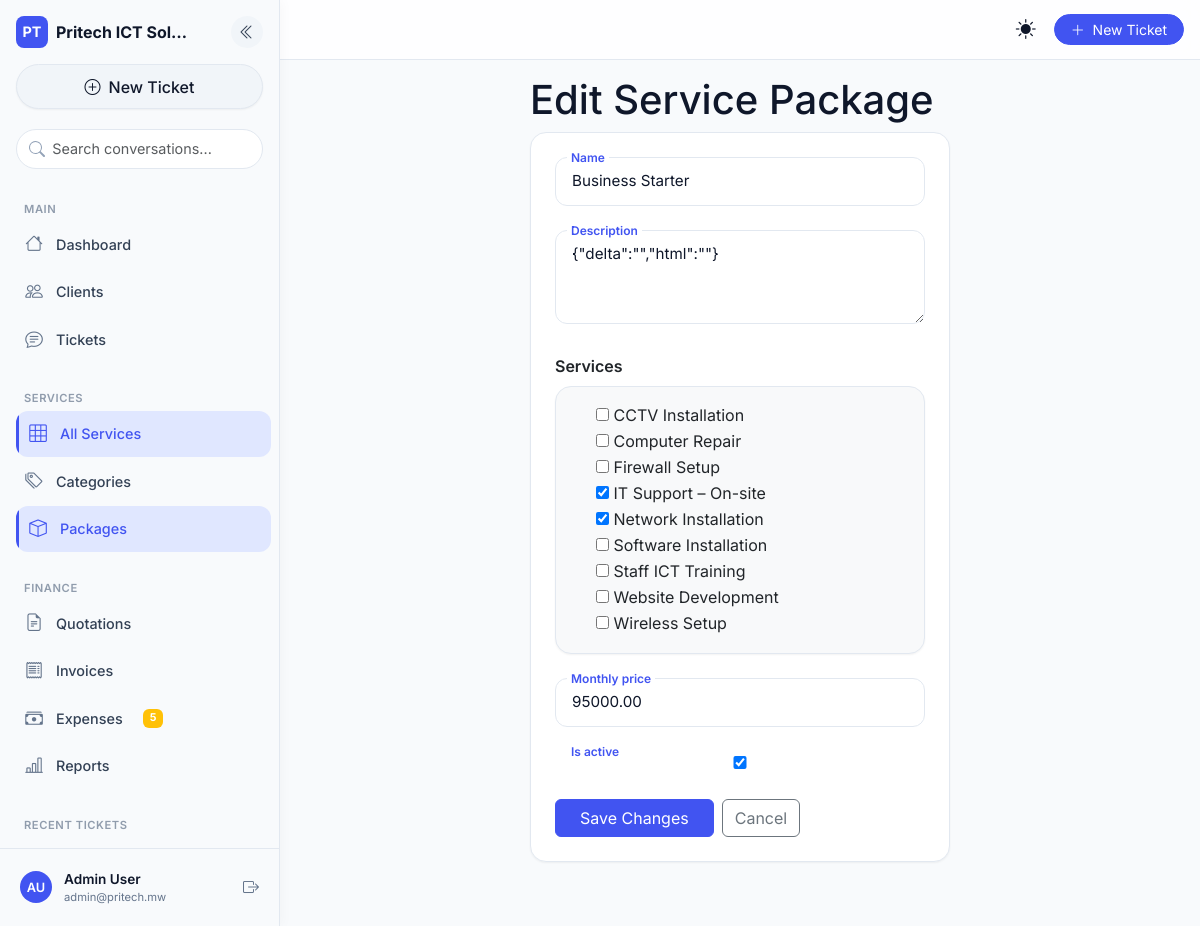
/services/packages/1/edit/ (signed in), run on the app's committed database.
### core/models.py (models this page shows, shortened)
class SiteConfig(models.Model):
    company_name = models.CharField(max_length=200, default='Pritech ICT Solutions')
    tagline = models.CharField(max_length=300, blank=True)
    logo = models.ImageField(upload_to='logo/', null=True, blank=True)
    email = models.EmailField(blank=True)
    phone = models.CharField(max_length=30, blank=True)
    address = models.TextField(blank=True)
    website = models.URLField(blank=True)
    vat_rate = models.DecimalField(max_digits=5, decimal_places=4, default=0.165)
    currency = models.CharField(max_length=10, default='MWK')
    currency_symbol = models.CharField(max_length=5, default='K')
    bank_name = models.CharField(max_length=100, blank=True)
    bank_account = models.CharField(max_length=50, blank=True)
    mobile_money = models.CharField(max_length=50, blank=True)
    invoice_footer = models.TextField(blank=True)
    class Meta:
        verbose_name = 'Site Configuration'
    @classmethod
    def get(cls):
        obj, _ = cls.objects.get_or_create(pk=1)
        return obj

### tickets/models.py (models this page shows, shortened)
class Ticket(models.Model):
    STATUS_CHOICES = [
        ('open', 'Open'),
        ('assigned', 'Assigned'),
        ('in_progress', 'In Progress'),
        ('resolved', 'Resolved'),
        ('closed', 'Closed'),
        ('escalated', 'Escalated'),
    ]
    PRIORITY_CHOICES = [
        ('low', 'Low'),
        ('medium', 'Medium'),
        ('high', 'High'),
        ('critical', 'Critical'),
    ]
    VALID_TRANSITIONS = {
        'open': ['assigned', 'closed'],
        'assigned': ['in_progress', 'open'],
        'in_progress': ['resolved', 'escalated', 'assigned'],
        'resolved': ['closed', 'open'],
        'escalated': ['in_progress', 'assigned'],
        'closed': ['open'],
    }
    ticket_number = models.CharField(max_length=20, unique=True, blank=True)
    title = models.CharField(max_length=300)
    description = QuillField()
    client = models.ForeignKey(
        'clients.ClientOrganization',
        on_delete=models.CASCADE,
        related_name='tickets',
        db_index=True  # Performance index
    )
    service = models.ForeignKey('services.Service', on_delete=models.SET_NULL, null=True, blank=True)
    assigned_to = models.ForeignKey(
        settings.AUTH_USER_MODEL,
        on_delete=models.SET_NULL,
        null=True, blank=True,
        related_name='assigned_tickets',
        db_index=True
    )
    created_by = models.ForeignKey(
        settings.AUTH_USER_MODEL,
        on_delete=models.SET_NULL,
        null=True, blank=True,
        related_name='created_tickets'
    )
    status = models.CharField(max_length=20, choices=STATUS_CHOICES, default='open', db_index=True)
    priority = models.CharField(max_length=10, choices=PRIORITY_CHOICES, default='medium', db_index=True)
    created_at = models.DateTimeField(auto_now_add=True, db_index=True)
    updated_at = models.DateTimeField(auto_now=True)
    resolved_at = models.DateTimeField(null=True, blank=True)
    history = HistoricalRecords()
    class Meta:
        ordering = ['-created_at']

### accounts/models.py (models this page shows, shortened)
class User(AbstractUser):
    id = models.UUIDField(primary_key=True, default=uuid.uuid4, editable=False)
    USER_TYPE_CHOICES = (('client', 'Client'), ('staff', 'Staff'))
    CLIENT_ROLE_CHOICES = [
        ('admin', 'Administrator'),
        ('viewer', 'Viewer'),
        ('billing', 'Billing'),
    ]
    user_type = models.CharField(max_length=10, choices=USER_TYPE_CHOICES, default='client')
    email = models.EmailField(unique=True)
    phone_number = models.CharField(max_length=20, unique=True, null=True, blank=True)
    national_id = models.CharField(max_length=50, unique=True, null=True, blank=True)
    physical_address = models.TextField(blank=True)
    last_login_ip = models.GenericIPAddressField(null=True, blank=True)
    client_role = models.CharField(
        max_length=20,
        choices=CLIENT_ROLE_CHOICES,
        default='viewer',
        blank=True,
        help_text="Role within the client organization (only for client users)"
    )
    is_2fa_enabled = models.BooleanField(default=False)
    USERNAME_FIELD = 'email'
    REQUIRED_FIELDS = ['username']
    def has_role(self, role_code):
        return self.user_roles.filter(role__code=role_code).exists()
    def has_perm_code(self, permission_code):
        from .models import RolePermission
        return RolePermission.objects.filter(
            role__user_roles__user=self,
            permission__code=permission_code
        ).exists()

### services/models.py (models this page shows, shortened)
class ServicePackage(models.Model):
    name = models.CharField(max_length=200)
    description = QuillField(blank=True)      # ⬅️ rich text now
    services = models.ManyToManyField(Service, related_name='packages')
    monthly_price = models.DecimalField(max_digits=12, decimal_places=2)
    is_active = models.BooleanField(default=True)
    created_at = models.DateTimeField(auto_now_add=True)
    class Meta:
        ordering = ['name']

class Service(models.Model):
    BILLING_TYPE_CHOICES = [
        ('one_time', 'One Time'),
        ('recurring', 'Recurring'),
    ]
    name = models.CharField(max_length=200)
    category = models.ForeignKey(
        ServiceCategory,
        on_delete=models.SET_NULL,
        null=True,
        blank=True,
        related_name='services'
    )
    description = QuillField(blank=True)      # ⬅️ rich text now
    base_price = models.DecimalField(max_digits=12, decimal_places=2, default=0)
    unit = models.CharField(
        max_length=50,
        default='job',
        help_text='e.g. job, hour, month'
    )
    billing_type = models.CharField(
        max_length=20,
        choices=BILLING_TYPE_CHOICES,
        default='one_time'
    )
    is_active = models.BooleanField(default=True)
    created_at = models.DateTimeField(auto_now_add=True)
    class Meta:
        ordering = ['name']
    def __str__(self):
        return self.name

### services/views.py (the view)
# urls.py: path('packages/<int:pk>/edit/', ServicePackageUpdateView.as_view(), name='service_package_update'),
class ServicePackageUpdateView(RoleRequiredMixin, UpdateView):
    model = ServicePackage
    form_class = ServicePackageForm
    template_name = 'services/package_form.html'
    success_url = reverse_lazy('service_package_list')
    required_roles = ['ADMIN']

### services/forms.py
class ServicePackageForm(forms.ModelForm):
    class Meta:
        model = ServicePackage
        fields = ['name', 'description', 'services', 'monthly_price', 'is_active']
        widgets = {
            'services': forms.CheckboxSelectMultiple(),
            'description': forms.Textarea(attrs={'rows': 3}),
        }

### accounts/templatetags/account_tags.py (called while the page is built)
@register.filter(name='has_perm')
def has_perm(user, perm_code):
    if user.is_authenticated:
        return user.has_perm_code(perm_code)
    return False

### core/context_processors.py (called while the page is built)
def site_config(request):
    return {'site_config': SiteConfig.get()}

def sidebar_recent_items(request):
    if request.user.is_authenticated:
        from .services import CommonDashboardService
        return CommonDashboardService.get_context(request.user)
    return {}

def pending_expenses_count(request):
    if request.user.is_authenticated and request.user.is_staff:
        try:
            count = Expense.objects.filter(status='pending').count()
            return {'pending_expenses_count': count}
        except Exception:
            return {'pending_expenses_count': 0}
    return {}

### core/mixins.py (called while the page is built)
    def dispatch(self, request, *args, **kwargs):
        if not request.user.is_authenticated:
            return self.handle_no_permission()
        if self.required_roles:
            if not any(request.user.has_role(r) for r in self.required_roles):
                if request.headers.get('HX-Request'):
                    return JsonResponse({'error': 'Permission denied'}, status=403)
                return HttpResponseForbidden(
                    '<h2 style="font-family:sans-serif;padding:2rem;">403 — You do not have permission to access this page.</h2>'
                )
        return super().dispatch(request, *args, **kwargs)

### core/templatetags/core_tags.py (called while the page is built)
@register.filter(name='has_any_role')
def has_any_role(user, roles_str):
    if not user or not user.is_authenticated:
        return False
    roles = [role.strip() for role in roles_str.split(',')]
    return any(user.has_role(role) for role in roles)

### portfolio/context_processors.py (called while the page is built)
def portfolio_settings(request):
    return {'portfolio_settings': PortfolioSettings.get()}

### portfolio/models.py (called while the page is built)
    @classmethod
    def get(cls):
        obj, _ = cls.objects.get_or_create(pk=1)
        return obj

### templates/services/package_form.html (shortened to what this page needs)
{% extends "base.html" %}
{% block content %}
<div class="row justify-content-center">
  <div class="col-lg-8 col-xl-6">
    <div class="page-header">
      <h1>{% if form.instance.pk %}Edit{% else %}Create{% endif %} Service Package</h1>
    </div>
    <div class="card">
      <div class="card-body p-4">
        <form method="post" novalidate>
          {% for field in form %}
            {% if field.name == 'services' %}
              <div class="mb-4">
                <label class="form-label fw-semibold">{{ field.label }}</label>
                <div class="card bg-light p-3" style="max-height: 300px; overflow-y: auto;">
                  {% for checkbox in field %}
                    <div class="form-check">
                      {{ checkbox.tag }}
                      <label class="form-check-label" for="{{ checkbox.id_for_label }}">
                        {{ checkbox.choice_label }}
                      </label>
                    </div>
                  {% endfor %}
                </div>
              </div>
            {% else %}
              <div class="form-floating-custom">
                {{ field }}
                <label for="{{ field.id_for_label }}">{{ field.label }}</label>
              </div>
            {% endif %}
          {% endfor %}
          <div class="d-flex gap-2 mt-4">
            <button type="submit" class="btn btn-primary px-4">
              {% if form.instance.pk %}Save Changes{% else %}Create Package{% endif %}
            </button>
            <a href="{% url 'service_package_list' %}" class="btn btn-outline-secondary">Cancel</a>
          </div>
        </form>
      </div>
    </div>
  </div>
</div>
{% endblock %}

### templates/base.html (shortened to what this page needs)
{% load static %}
{% load account_tags %}
{% load core_tags %}
<!DOCTYPE html>
<html lang="en" data-theme="light" data-bs-theme="light">
<head>
  <link href="https://cdn.jsdelivr.net/npm/bootstrap@5.3.0/dist/css/bootstrap.min.css" rel="stylesheet">
  <link rel="stylesheet" href="https://cdn.jsdelivr.net/npm/bootstrap-icons@1.11.0/font/bootstrap-icons.css">
  <link rel="stylesheet" href="{% static 'css/mobile-first.css' %}">
</head>
<body class="{% if request.user.is_authenticated %}sidebar-expanded{% endif %}">
  {% if request.user.is_authenticated %}
  <aside class="desktop-sidebar d-none d-lg-flex">
    <div class="sidebar-header">
      <div class="d-flex align-items-center justify-content-between mb-3">
        <div class="d-flex align-items-center gap-2">
          <div class="brand-icon"><span class="fw-bold">PT</span></div>
          <span class="fw-bold brand-name">{{ site_config.company_name|truncatechars:16 }}</span>
        </div>
        <button class="sidebar-collapse-btn" id="sidebarCollapseBtn" type="button"
                data-bs-toggle="tooltip" title="Collapse sidebar" aria-label="Collapse sidebar">
          <i class="bi bi-chevron-double-left"></i>
        </button>
      </div>
      <a href="{% url 'ticket_create' %}" class="new-chat-btn"><i class="bi bi-plus-circle"></i> New Ticket</a>
    </div>
    <div class="sidebar-search">
      <input type="text" class="form-control" placeholder="Search conversations...">
    </div>
    <div class="sidebar-nav-section">
      <div class="nav-label">Main</div>
      <a href="{% url 'dashboard' %}" class="ai-nav-link"><i class="bi bi-house"></i> Dashboard</a>
      {% if request.user|has_any_role:'ADMIN,SALES,FINANCE' %}
        <a href="{% url 'client_list' %}" class="ai-nav-link"><i class="bi bi-people"></i> Clients</a>
      {% endif %}
      <a href="{% url 'ticket_list' %}" class="ai-nav-link"><i class="bi bi-chat-text"></i> Tickets</a>
      {% if request.user.is_staff %}
        <div class="nav-label mt-3">Services</div>
        <a href="{% url 'service_list' %}" class="ai-nav-link"><i class="bi bi-grid-3x3"></i> All Services</a>
        <a href="{% url 'service_category_list' %}" class="ai-nav-link"><i class="bi bi-tags"></i> Categories</a>
        <a href="{% url 'service_package_list' %}" class="ai-nav-link"><i class="bi bi-box"></i> Packages</a>
      {% endif %}
      {% if request.user|has_perm:'view_finance_dashboard' or request.user.is_staff %}
        <div class="nav-label mt-3">Finance</div>
        <a href="{% url 'quotation_list' %}" class="ai-nav-link"><i class="bi bi-file-earmark-text"></i> Quotations</a>
        <a href="{% url 'invoice_list' %}" class="ai-nav-link"><i class="bi bi-receipt"></i> Invoices</a>
        <a href="{% url 'expense_list' %}?status=pending" class="ai-nav-link">
          <i class="bi bi-cash-stack"></i> Expenses
          {% if pending_expenses_count %}
            <span class="badge bg-warning ms-2">{{ pending_expenses_count }}</span>
          {% endif %}
        </a>
        <a href="{% url 'finance_reports' %}" class="ai-nav-link"><i class="bi bi-bar-chart-line"></i> Reports</a>
      {% endif %}
      <div class="recent-section">
        <div class="nav-label">Recent Tickets</div>
        {% if recent_sidebar_tickets %}
          {% for ticket in recent_sidebar_tickets|slice:":5" %}
            <a href="{% url 'ticket_detail' ticket.pk %}" class="recent-item" title="{{ ticket.title }}">
              <i class="bi bi-chat"></i><span class="flex-grow-1 text-truncate">{{ ticket.title }}</span>
            </a>
          {% endfor %}
        {% else %}
          <div class="text-muted small px-2 py-2">No recent tickets</div>
        {% endif %}
      </div>
    </div>
    <div class="sidebar-footer">
      <div class="user-profile">
        <div class="user-avatar">
          {{ request.user.first_name|first|upper }}{{ request.user.last_name|first|upper }}
        </div>
        <div class="user-info">
          <div class="user-name">{{ request.user.get_full_name|default:request.user.email }}</div>
          <div class="user-email">{{ request.user.email }}</div>
        </div>
        <form method="post" action="{% url 'logout' %}" class="ms-auto">
          <button type="submit" class="logout-btn" data-bs-toggle="tooltip" title="Logout" aria-label="Logout">
            <i class="bi bi-box-arrow-right"></i>
          </button>
        </form>
      </div>
    </div>
  </aside>
  {% endif %}
  <header class="topbar sticky-top {% if request.user.is_authenticated %}topbar-desktop{% endif %}">
    <div class="d-flex align-items-center h-100 px-3">
      {% if request.user.is_authenticated %}
      <button class="desktop-menu-btn d-none d-lg-block me-2" id="desktopMenuToggle" type="button"
              data-bs-toggle="tooltip" title="Toggle sidebar" aria-label="Toggle sidebar">
      </button>
      {% endif %}
      <span class="page-title fw-semibold flex-grow-1">{% block page_title %}Dashboard{% endblock %}</span>
      <button class="theme-toggle-btn me-2" id="themeToggle" type="button"
              data-bs-toggle="tooltip" title="Switch theme" aria-label="Switch dark/light mode">
        <i class="bi bi-sun-fill light-icon"></i>
      </button>
      {% if request.user.is_authenticated %}
      <a href="{% url 'ticket_create' %}" class="btn btn-primary btn-sm rounded-pill px-3 d-none d-sm-block">
        <i class="bi bi-plus-lg me-1"></i> New Ticket
      </a>
      {% endif %}
    </div>
  </header>
  <main id="main-content" class="main-content pb-6 mb-4 {% if request.user.is_authenticated %}main-content-desktop{% endif %}">
    <div class="container-fluid py-3">
      {% block content %}{% endblock %}
    </div>
  </main>
</body>
</html>

### data on the page
SiteConfig: company_name "Pritech ICT Sol…"
User: user.first_name|first "A", user.last_name|first "U", user.get_full_name "Admin User", user.email "admin@pritech.mw"
ServicePackage: form "Business Starter" "{\"delta\":\"\",\"html\":\"\"}" "95000.00" "☑"
Service: choice_label "CCTV Installation"
Service: choice_label "Computer Repair"
Service: choice_label "Firewall Setup"
Service: choice_label "IT Support – On-site"
Service: choice_label "Network Installation"
Service: choice_label "Software Installation"
Service: choice_label "Staff ICT Training"
Service: choice_label "Website Development"
Service: choice_label "Wireless Setup"

### other printed values
{{ pending_expenses_count }} "5"
{{ field.label }} "Services"
{{ field.label }} "Is active"
